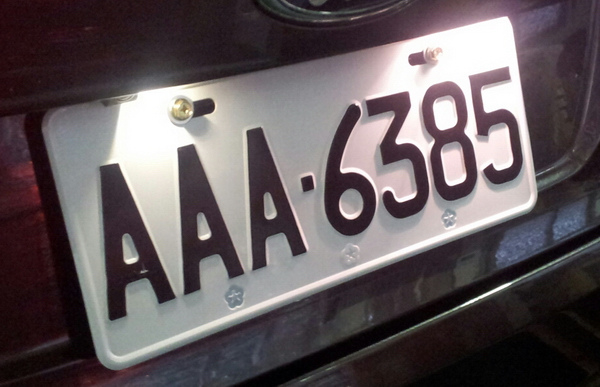
#> input picture image/car.jpg, 600 x 387 px
$ python canny2.py   (older library calls are emulated)
#> lines starting #> are read from the running program, lines starting #| are printed output that depends on the picture; after the words box and inside, x2 and y2 are one past the last pixel; in counts of white or black regions, pixels touching at a corner belong together
import cv2
import numpy as np
from matplotlib import pyplot as plt
def nothing(x):
    pass

img = cv2.imread('./image/car.jpg')
#> img is the input picture: shape (387, 600, 3); mean B, G, R 92.2, 89.3, 98.2
img = cv2.resize(img,(600,400))
#> img: shape (400, 600, 3)
img1 = cv2.GaussianBlur(img,(5,5),0)
gray = cv2.cvtColor(img1,cv2.COLOR_BGR2GRAY)
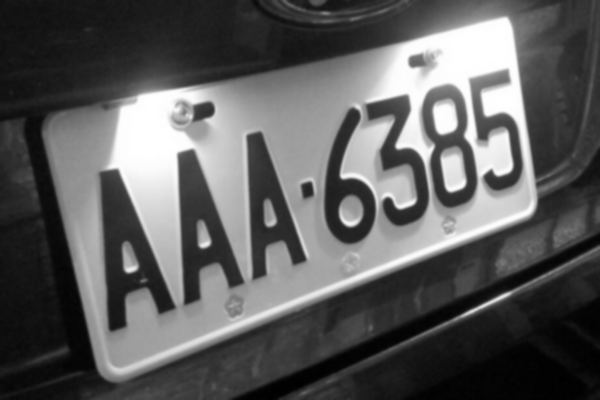
#> gray: shape (400, 600); min 0, max 255, mean 92.2
# [5 lines of commented-out code are left out]
cv2.namedWindow('image')
cv2.createTrackbar('min','image',0,255,nothing)
cv2.createTrackbar('max','image',0,255,nothing)
cv2.imshow('image',img)
while(True):
    min = cv2.getTrackbarPos('min','image')
    max = cv2.getTrackbarPos('max','image')
    edges = cv2.Canny(gray, min, max)
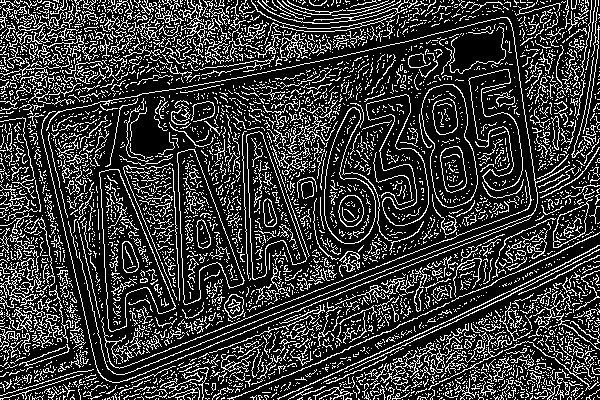
#> edges: shape (400, 600); 22.2% white in thin lines or dots
    dst = cv2.bitwise_and(img,img,mask=edges)
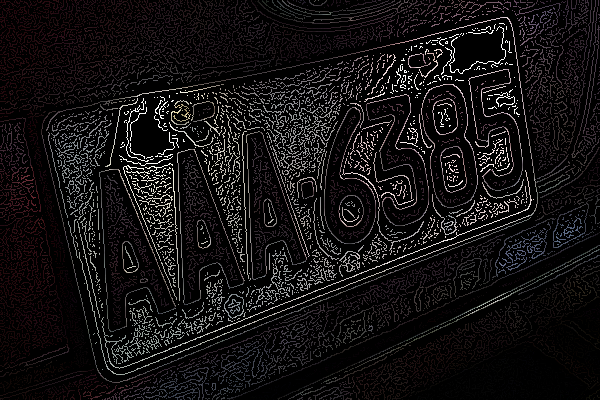
#> dst: shape (400, 600, 3); mean B, G, R 18.4, 17.8, 19.9
    cv2.imshow('canny',edges)
    cv2.imshow('dst', dst)
    if cv2.waitKey(1) == 27:
#> (key Esc is pressed here)
        break
cv2.destroyAllWindows()

$ run again, with image/akb.jpg copied over image/car.jpg
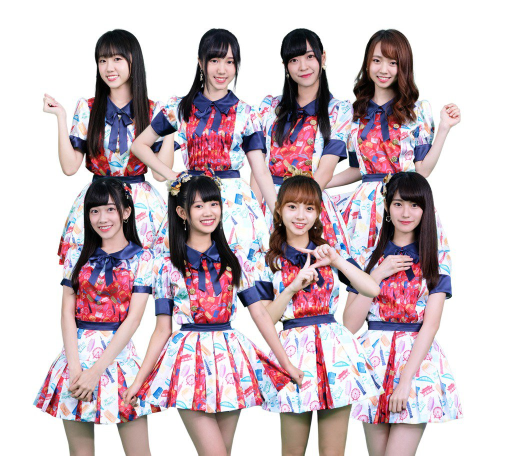
#> input picture image/akb.jpg, 1048 x 911 px (shown at 1/2 size)
#> img is the input picture: shape (911, 1048, 3); mean B, G, R 192.7, 186.9, 203
#> img: shape (400, 600, 3)
#> `edges = cv2.Canny(gray, min, max)`:
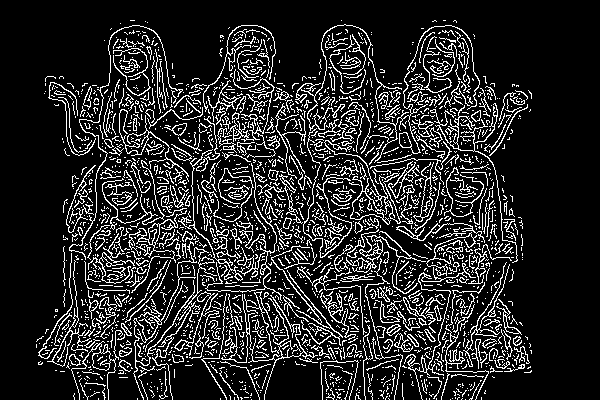
#> edges: shape (400, 600); 15.5% white in thin lines or dots, all inside (x1, y1, x2, y2) = (36, 20, 532, 400)
#> `dst = cv2.bitwise_and(img,img,mask=edges)`:
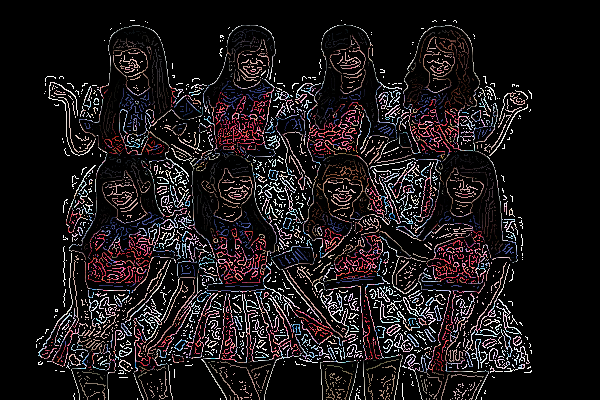
#> dst: shape (400, 600, 3); mean B, G, R 24.5, 22.9, 27.3

$ run again, with image/line.jpg copied over image/car.jpg
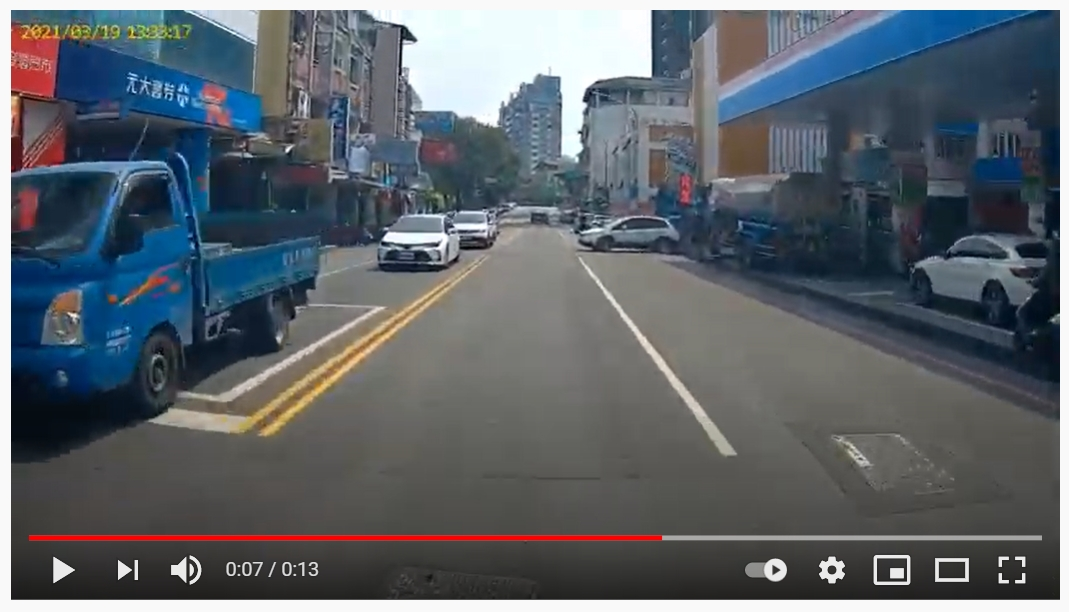
#> input picture image/line.jpg, 1069 x 612 px
#> img is the input picture: shape (612, 1069, 3); mean B, G, R 105.4, 99.1, 92.4
#> img: shape (400, 600, 3)
#> `edges = cv2.Canny(gray, min, max)`:
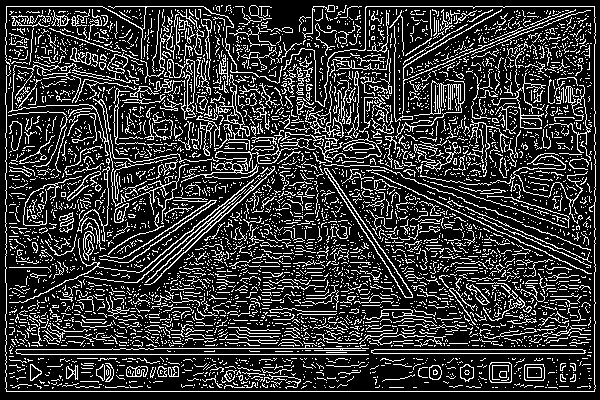
#> edges: shape (400, 600); 21% white in thin lines or dots
#> `dst = cv2.bitwise_and(img,img,mask=edges)`:
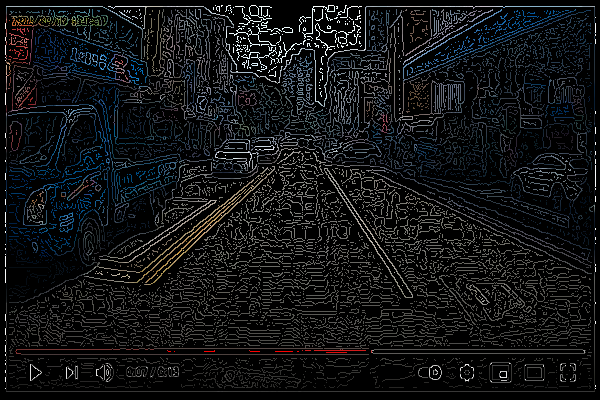
#> dst: shape (400, 600, 3); mean B, G, R 21, 19.6, 18.1
